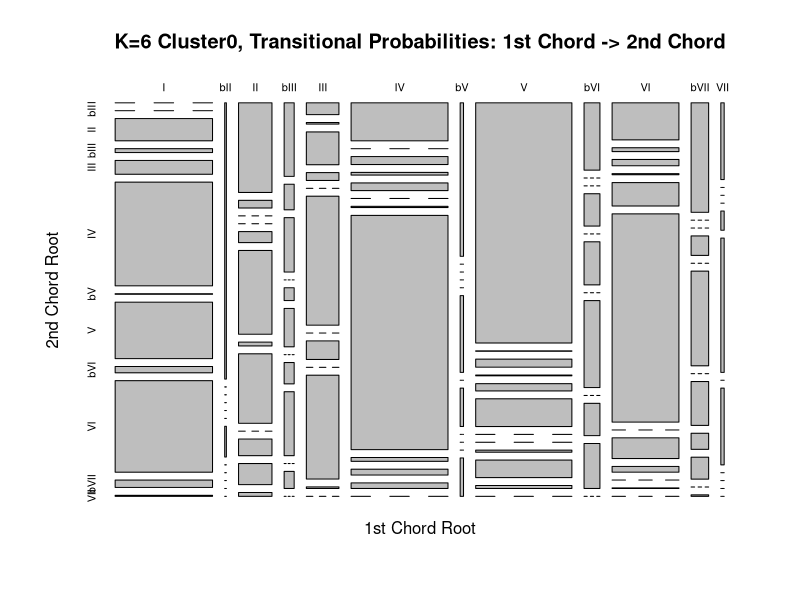
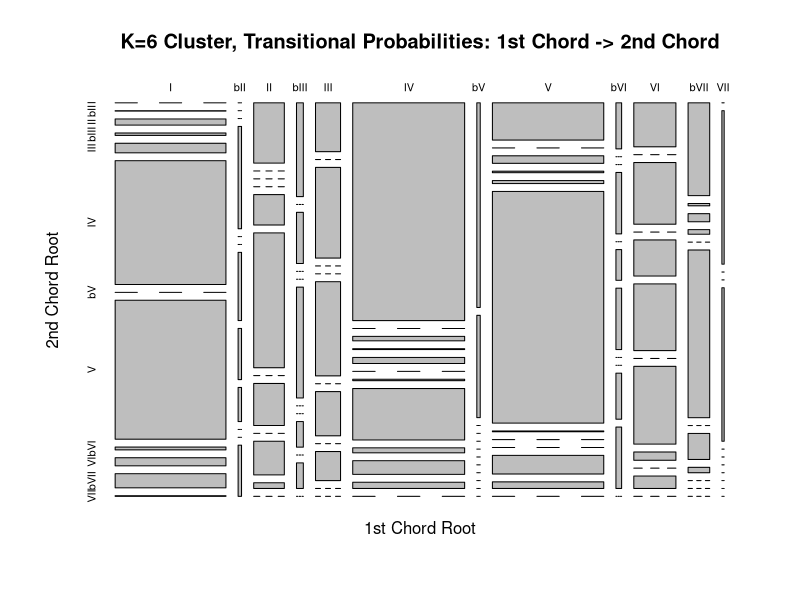
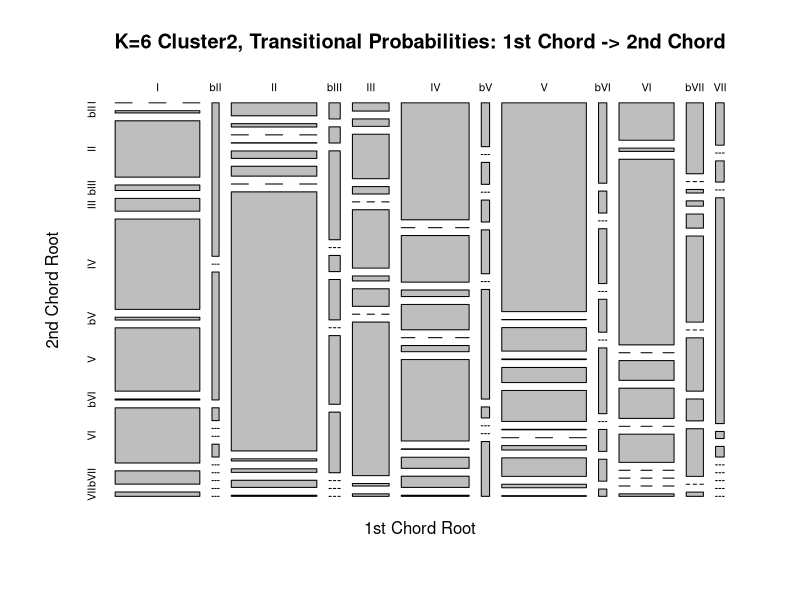
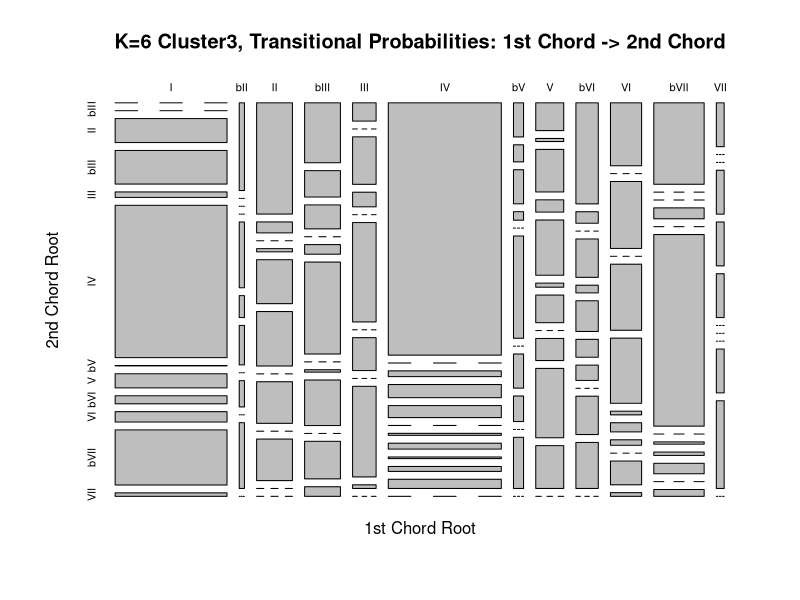
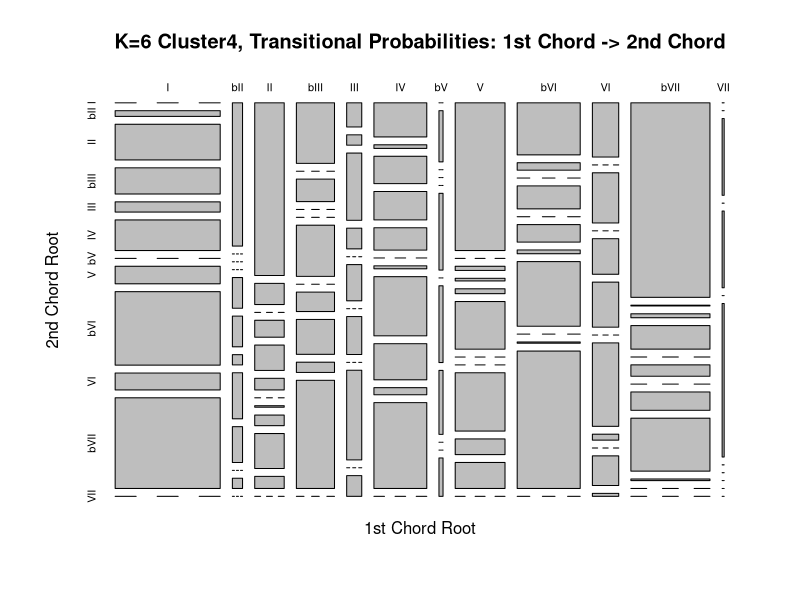
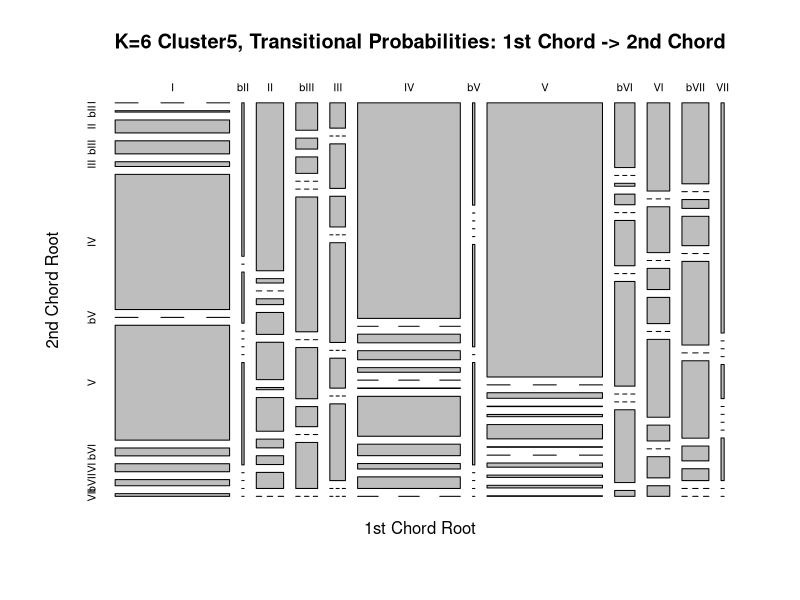
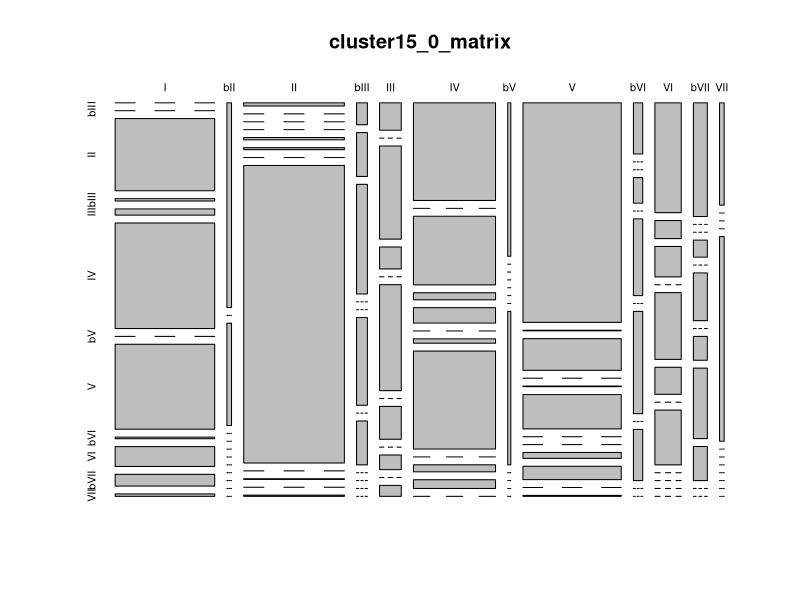
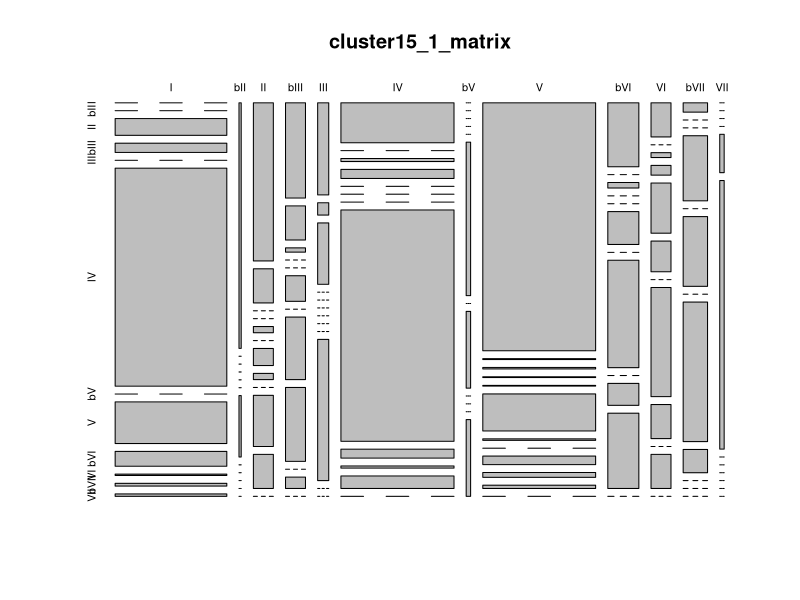

These figures' R source, in order:
bb <- read.csv('new_cluster_songbysongtransprob.csv', header = FALSE)
summary(bb)
length(bb$V1)

###### K-Means Cluster = 6 ######

#K = 6, cluster 0      Circle of Fifths
cluster6_0 <- bb[which(bb$V147 == '0'),]
cluster6_0_avg = colMeans(cluster6_0[c(2:145)])
#Table creation
cluster6_0_matrix <- matrix(cluster6_0_avg, ncol=12,byrow=TRUE)
colnames(cluster6_0_matrix) <- c("I", "bII", "II", "bIII", "III", "IV", "bV", "V", "bVI", "VI", "bVII", "VII")
rownames(cluster6_0_matrix) <- c("I", "bII", "II", "bIII", "III", "IV", "bV", "V", "bVI", "VI", "bVII", "VII")
cluster6_0_matrix <- as.table(cluster6_0_matrix)
cluster6_0_matrix
plot(cluster6_0_matrix, main = "K=6 Cluster0, Transitional Probabilities: 1st Chord -> 2nd Chord", xlab = "1st Chord Root", ylab = "2nd Chord Root")
cluster6_0$V1


#K = 6, cluster 1     Blues
cluster6_1 <- bb[which(bb$V147 == '1'),]
cluster6_1_avg = colMeans(cluster6_1[c(2:145)])
#Table creation
cluster6_1_matrix <- matrix(cluster6_1_avg, ncol=12,byrow=TRUE)
colnames(cluster6_1_matrix) <- c("I", "bII", "II", "bIII", "III", "IV", "bV", "V", "bVI", "VI", "bVII", "VII")
rownames(cluster6_1_matrix) <- c("I", "bII", "II", "bIII", "III", "IV", "bV", "V", "bVI", "VI", "bVII", "VII")
cluster6_1_matrix <- as.table(cluster6_1_matrix)
cluster6_1_matrix
plot(cluster6_1_matrix, main = "K=6 Cluster, Transitional Probabilities: 1st Chord -> 2nd Chord", xlab = "1st Chord Root", ylab = "2nd Chord Root")
cluster6_1$V1

#K = 6, cluster 2    Random
cluster6_2 <- bb[which(bb$V147 == '2'),]
cluster6_2_avg = colMeans(cluster6_2[c(2:145)])
#Table creation
cluster6_2_matrix <- matrix(cluster6_2_avg, ncol=12,byrow=TRUE)
colnames(cluster6_2_matrix) <- c("I", "bII", "II", "bIII", "III", "IV", "bV", "V", "bVI", "VI", "bVII", "VII")
rownames(cluster6_2_matrix) <- c("I", "bII", "II", "bIII", "III", "IV", "bV", "V", "bVI", "VI", "bVII", "VII")
cluster6_2_matrix <- as.table(cluster6_2_matrix)
cluster6_2_matrix
plot(cluster6_2_matrix, main = "K=6 Cluster2, Transitional Probabilities: 1st Chord -> 2nd Chord", xlab = "1st Chord Root", ylab = "2nd Chord Root")

#K = 6, cluster 3     V & bVII -> IV -> I Plagal
cluster6_3 <- bb[which(bb$V147 == '3'),]
cluster6_3_avg = colMeans(cluster6_3[c(2:145)])
#Table creation
cluster6_3_matrix <- matrix(cluster6_3_avg, ncol=12,byrow=TRUE)
colnames(cluster6_3_matrix) <- c("I", "bII", "II", "bIII", "III", "IV", "bV", "V", "bVI", "VI", "bVII", "VII")
rownames(cluster6_3_matrix) <- c("I", "bII", "II", "bIII", "III", "IV", "bV", "V", "bVI", "VI", "bVII", "VII")
cluster6_3_matrix <- as.table(cluster6_3_matrix)
cluster6_3_matrix
plot(cluster6_3_matrix, main = "K=6 Cluster3, Transitional Probabilities: 1st Chord -> 2nd Chord", xlab = "1st Chord Root", ylab = "2nd Chord Root")
cluster6_3$V1

#K = 6, cluster 4     Classical/Doo-wop 
cluster6_4 <- bb[which(bb$V147 == '4'),]
cluster6_4_avg = colMeans(cluster6_4[c(2:145)])
#Table creation
cluster6_4_matrix <- matrix(cluster6_4_avg, ncol=12,byrow=TRUE)
colnames(cluster6_4_matrix) <- c("I", "bII", "II", "bIII", "III", "IV", "bV", "V", "bVI", "VI", "bVII", "VII")
rownames(cluster6_4_matrix) <- c("I", "bII", "II", "bIII", "III", "IV", "bV", "V", "bVI", "VI", "bVII", "VII")
cluster6_4_matrix <- as.table(cluster6_4_matrix)
plot(cluster6_4_matrix, main = "K=6 Cluster4, Transitional Probabilities: 1st Chord -> 2nd Chord", xlab = "1st Chord Root", ylab = "2nd Chord Root")
cluster6_4$V1

#K = 6, cluster 5     Modal or Rock_Tonal/minor pre-dom -> bVII/V -> I
cluster6_5 <- bb[which(bb$V147 == '5'),]
cluster6_5_avg = colMeans(cluster6_5[c(2:145)])
#Table creation
cluster6_5_matrix <- matrix(cluster6_5_avg, ncol=12,byrow=TRUE)
colnames(cluster6_5_matrix) <- c("I", "bII", "II", "bIII", "III", "IV", "bV", "V", "bVI", "VI", "bVII", "VII")
rownames(cluster6_5_matrix) <- c("I", "bII", "II", "bIII", "III", "IV", "bV", "V", "bVI", "VI", "bVII", "VII")
cluster6_5_matrix <- as.table(cluster6_5_matrix)
cluster6_5_matrix
plot(cluster6_5_matrix, main = "K=6 Cluster5, Transitional Probabilities: 1st Chord -> 2nd Chord", xlab = "1st Chord Root", ylab = "2nd Chord Root")
cluster6_5$V1






###### K-Means Cluster = 15 ######

#K = 15, cluster 0      50s (II->V->I)
cluster15_0 <- bb[which(bb$V146 == '0'),]
cluster15_0_avg = colMeans(cluster15_0[c(2:145)])
#Table creation
cluster15_0_matrix <- matrix(cluster15_0_avg, ncol=12,byrow=TRUE)
colnames(cluster15_0_matrix) <- c("I", "bII", "II", "bIII", "III", "IV", "bV", "V", "bVI", "VI", "bVII", "VII")
rownames(cluster15_0_matrix) <- c("I", "bII", "II", "bIII", "III", "IV", "bV", "V", "bVI", "VI", "bVII", "VII")
cluster15_0_matrix <- as.table(cluster15_0_matrix)
cluster15_0_matrix
plot(cluster15_0_matrix)
cluster15_0$V1

#K = 15, cluster 1      Classical I-IV-V-I
cluster15_1 <- bb[which(bb$V146 == '1'),]
cluster15_1_avg = colMeans(cluster15_1[c(2:145)])
#Table creation
cluster15_1_matrix <- matrix(cluster15_1_avg, ncol=12,byrow=TRUE)
colnames(cluster15_1_matrix) <- c("I", "bII", "II", "bIII", "III", "IV", "bV", "V", "bVI", "VI", "bVII", "VII")
rownames(cluster15_1_matrix) <- c("I", "bII", "II", "bIII", "III", "IV", "bV", "V", "bVI", "VI", "bVII", "VII")
cluster15_1_matrix <- as.table(cluster15_1_matrix)
cluster15_1_matrix
plot(cluster15_1_matrix)
cluster15_1$V1

#K = 15, cluster 2      Rotated doo-wop VI-IV-V-I? (I-V?)
cluster15_2 <- bb[which(bb$V146 == '2'),]
cluster15_2_avg = colMeans(cluster15_2[c(2:145)])
#Table creation
cluster15_2_matrix <- matrix(cluster15_2_avg, ncol=12,byrow=TRUE)
colnames(cluster15_2_matrix) <- c("I", "bII", "II", "bIII", "III", "IV", "bV", "V", "bVI", "VI", "bVII", "VII")
rownames(cluster15_2_matrix) <- c("I", "bII", "II", "bIII", "III", "IV", "bV", "V", "bVI", "VI", "bVII", "VII")
cluster15_2_matrix <- as.table(cluster15_2_matrix)
cluster15_2_matrix
plot(cluster15_2_matrix)
cluster15_2$V1

#K = 15, cluster 15_3     Plagal I-IV-I-IV-I...
cluster15_3 <- bb[which(bb$V146 == '3'),]
cluster15_3_avg = colMeans(cluster15_3[c(2:145)])
#Table creation
cluster15_3_matrix <- matrix(cluster15_3_avg, ncol=12,byrow=TRUE)
colnames(cluster15_3_matrix) <- c("I", "bII", "II", "bIII", "III", "IV", "bV", "V", "bVI", "VI", "bVII", "VII")
rownames(cluster15_3_matrix) <- c("I", "bII", "II", "bIII", "III", "IV", "bV", "V", "bVI", "VI", "bVII", "VII")
cluster15_3_matrix <- as.table(cluster15_3_matrix)
cluster15_3_matrix
plot(cluster15_3_matrix)
cluster15_3$V1

#K = 15, cluster 15_4     VI-II-I
cluster15_4 <- bb[which(bb$V146 == '4'),]
cluster15_4_avg = colMeans(cluster15_4[c(2:145)])
#Table creation
cluster15_4_matrix <- matrix(cluster15_4_avg, ncol=12,byrow=TRUE)
colnames(cluster15_4_matrix) <- c("I", "bII", "II", "bIII", "III", "IV", "bV", "V", "bVI", "VI", "bVII", "VII")
rownames(cluster15_4_matrix) <- c("I", "bII", "II", "bIII", "III", "IV", "bV", "V", "bVI", "VI", "bVII", "VII")
cluster15_4_matrix <- as.table(cluster15_4_matrix)
cluster15_4_matrix
plot(cluster15_4_matrix)
cluster15_4$V1

#K = 15, cluster 15_5     V-IV-I 
cluster15_5 <- bb[which(bb$V146 == '5'),]
cluster15_5_avg = colMeans(cluster15_5[c(2:145)])
#Table creation
cluster15_5_matrix <- matrix(cluster15_5_avg, ncol=12,byrow=TRUE)
colnames(cluster15_5_matrix) <- c("I", "bII", "II", "bIII", "III", "IV", "bV", "V", "bVI", "VI", "bVII", "VII")
rownames(cluster15_5_matrix) <- c("I", "bII", "II", "bIII", "III", "IV", "bV", "V", "bVI", "VI", "bVII", "VII")
cluster15_5_matrix <- as.table(cluster15_5_matrix)
cluster15_5_matrix
plot(cluster15_5_matrix)
cluster15_5$V1

#K = 15, cluster 15_6     I-bIII-IV-I
cluster15_6 <- bb[which(bb$V146 == '6'),]
cluster15_6_avg = colMeans(cluster15_6[c(2:145)])
#Table creation
cluster15_6_matrix <- matrix(cluster15_6_avg, ncol=12,byrow=TRUE)
colnames(cluster15_6_matrix) <- c("I", "bII", "II", "bIII", "III", "IV", "bV", "V", "bVI", "VI", "bVII", "VII")
rownames(cluster15_6_matrix) <- c("I", "bII", "II", "bIII", "III", "IV", "bV", "V", "bVI", "VI", "bVII", "VII")
cluster15_6_matrix <- as.table(cluster15_6_matrix)
cluster15_6_matrix
plot(cluster15_6_matrix)
cluster15_6$V1

#K = 15, cluster 15_7     Circle of Fifths I-IV-II-V
cluster15_7 <- bb[which(bb$V146 == '7'),]
cluster15_7_avg = colMeans(cluster15_7[c(2:145)])
#Table creation
cluster15_7_matrix <- matrix(cluster15_7_avg, ncol=12,byrow=TRUE)
colnames(cluster15_7_matrix) <- c("I", "bII", "II", "bIII", "III", "IV", "bV", "V", "bVI", "VI", "bVII", "VII")
rownames(cluster15_7_matrix) <- c("I", "bII", "II", "bIII", "III", "IV", "bV", "V", "bVI", "VI", "bVII", "VII")
cluster15_7_matrix <- as.table(cluster15_7_matrix)
cluster15_7_matrix
plot(cluster15_7_matrix)
cluster15_7$V1

#K = 15, cluster 15_8     Extended Plagal bIII-bVII-I
cluster15_8 <- bb[which(bb$V146 == '8'),]
cluster15_8_avg = colMeans(cluster15_8[c(2:145)])
#Table creation
cluster15_8_matrix <- matrix(cluster15_8_avg, ncol=12,byrow=TRUE)
colnames(cluster15_8_matrix) <- c("I", "bII", "II", "bIII", "III", "IV", "bV", "V", "bVI", "VI", "bVII", "VII")
rownames(cluster15_8_matrix) <- c("I", "bII", "II", "bIII", "III", "IV", "bV", "V", "bVI", "VI", "bVII", "VII")
cluster15_8_matrix <- as.table(cluster15_8_matrix)
cluster15_8_matrix
plot(cluster15_8_matrix)
cluster15_8$V1

#K = 15, cluster 15_9     Rock Authentic bVI-bVII-I
cluster15_9 <- bb[which(bb$V146 == '9'),]
cluster15_9_avg = colMeans(cluster15_9[c(2:145)])
#Table creation
cluster15_9_matrix <- matrix(cluster15_9_avg, ncol=12,byrow=TRUE)
colnames(cluster15_9_matrix) <- c("I", "bII", "II", "bIII", "III", "IV", "bV", "V", "bVI", "VI", "bVII", "VII")
rownames(cluster15_9_matrix) <- c("I", "bII", "II", "bIII", "III", "IV", "bV", "V", "bVI", "VI", "bVII", "VII")
cluster15_9_matrix <- as.table(cluster15_9_matrix)
cluster15_9_matrix
plot(cluster15_9_matrix)
cluster15_9$V1

#K = 15, cluster 15_10     II-V-bVII-IV-I
cluster15_10 <- bb[which(bb$V146 == '10'),]
cluster15_10_avg = colMeans(cluster15_10[c(2:145)])
#Table creation
cluster15_10_matrix <- matrix(cluster15_10_avg, ncol=12,byrow=TRUE)
colnames(cluster15_10_matrix) <- c("I", "bII", "II", "bIII", "III", "IV", "bV", "V", "bVI", "VI", "bVII", "VII")
rownames(cluster15_10_matrix) <- c("I", "bII", "II", "bIII", "III", "IV", "bV", "V", "bVI", "VI", "bVII", "VII")
cluster15_10_matrix <- as.table(cluster15_10_matrix)
cluster15_10_matrix
plot(cluster15_10_matrix)
cluster15_10$V1

#K = 15, cluster 15_11     Singer/Songwriter
cluster15_11 <- bb[which(bb$V146 == '11'),]
cluster15_11_avg = colMeans(cluster15_11[c(2:145)])
#Table creation
cluster15_11_matrix <- matrix(cluster15_11_avg, ncol=12,byrow=TRUE)
colnames(cluster15_11_matrix) <- c("I", "bII", "II", "bIII", "III", "IV", "bV", "V", "bVI", "VI", "bVII", "VII")
rownames(cluster15_11_matrix) <- c("I", "bII", "II", "bIII", "III", "IV", "bV", "V", "bVI", "VI", "bVII", "VII")
cluster15_11_matrix <- as.table(cluster15_11_matrix)
cluster15_11_matrix
plot(cluster15_11_matrix)
cluster15_11$V1

#K = 15, cluster 15_12     Blues
cluster15_12 <- bb[which(bb$V146 == '12'),]
cluster15_12_avg = colMeans(cluster15_12[c(2:145)])
#Table creation
cluster15_12_matrix <- matrix(cluster15_12_avg, ncol=12,byrow=TRUE)
colnames(cluster15_12_matrix) <- c("I", "bII", "II", "bIII", "III", "IV", "bV", "V", "bVI", "VI", "bVII", "VII")
rownames(cluster15_12_matrix) <- c("I", "bII", "II", "bIII", "III", "IV", "bV", "V", "bVI", "VI", "bVII", "VII")
cluster15_12_matrix <- as.table(cluster15_12_matrix)
cluster15_12_matrix
plot(cluster15_12_matrix)
cluster15_12$V1

#K = 15, cluster 15_13     Random/Distributed
cluster15_13 <- bb[which(bb$V146 == '13'),]
cluster15_13_avg = colMeans(cluster15_13[c(2:145)])
#Table creation
cluster15_13_matrix <- matrix(cluster15_13_avg, ncol=12,byrow=TRUE)
colnames(cluster15_13_matrix) <- c("I", "bII", "II", "bIII", "III", "IV", "bV", "V", "bVI", "VI", "bVII", "VII")
rownames(cluster15_13_matrix) <- c("I", "bII", "II", "bIII", "III", "IV", "bV", "V", "bVI", "VI", "bVII", "VII")
cluster15_13_matrix <- as.table(cluster15_13_matrix)
cluster15_13_matrix
plot(cluster15_13_matrix)
cluster15_13$V1

#K = 15, cluster 15_14     50's doo-wop I-VI-II-V
cluster15_14 <- bb[which(bb$V146 == '14'),]
cluster15_14_avg = colMeans(cluster15_14[c(2:145)])
#Table creation
cluster15_14_matrix <- matrix(cluster15_14_avg, ncol=12,byrow=TRUE)
colnames(cluster15_14_matrix) <- c("I", "bII", "II", "bIII", "III", "IV", "bV", "V", "bVI", "VI", "bVII", "VII")
rownames(cluster15_14_matrix) <- c("I", "bII", "II", "bIII", "III", "IV", "bV", "V", "bVI", "VI", "bVII", "VII")
cluster15_14_matrix <- as.table(cluster15_14_matrix)
cluster15_14_matrix
plot(cluster15_14_matrix)
cluster15_14$V1

#####finish k=15